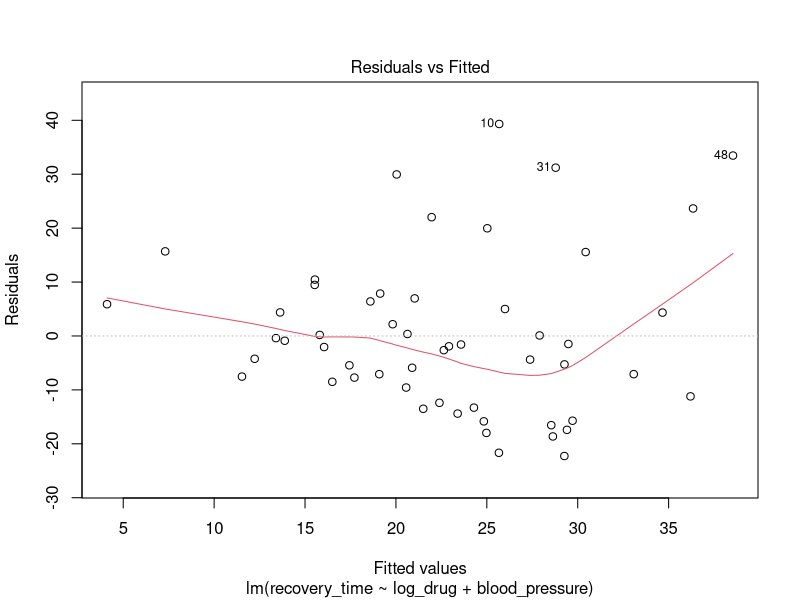
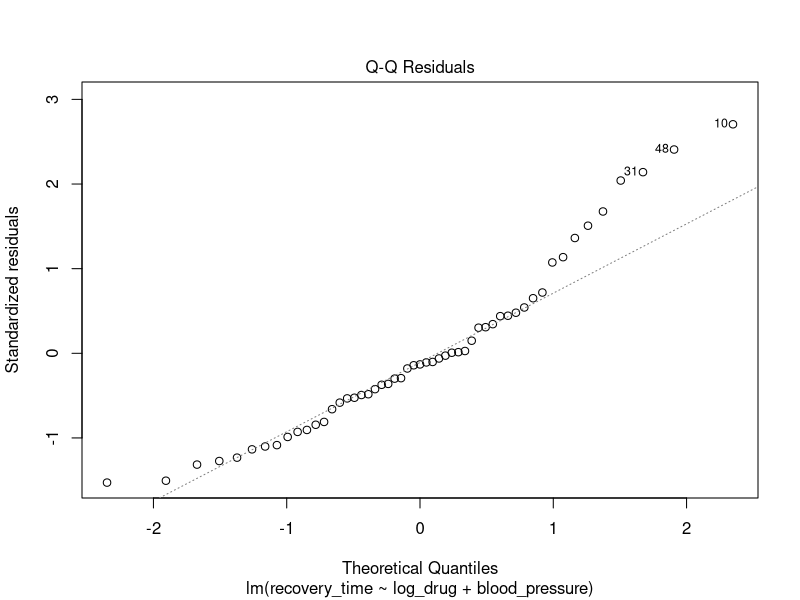
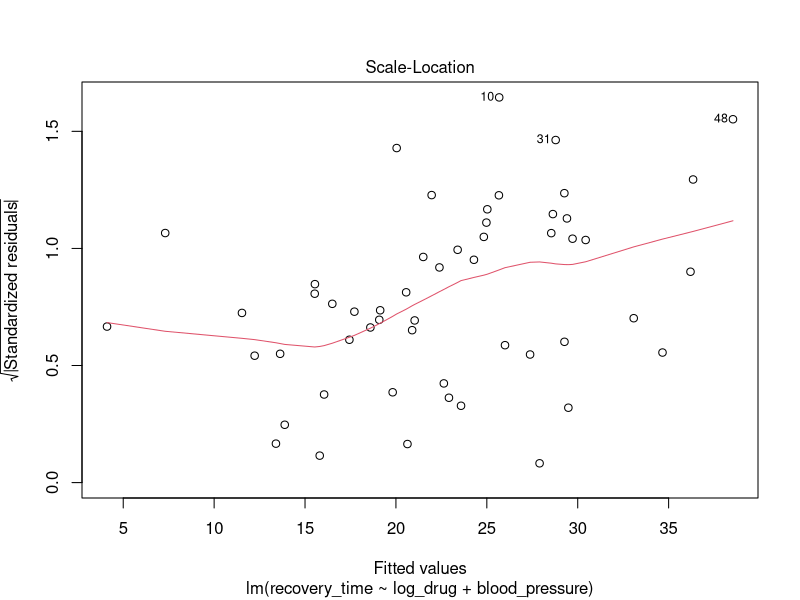
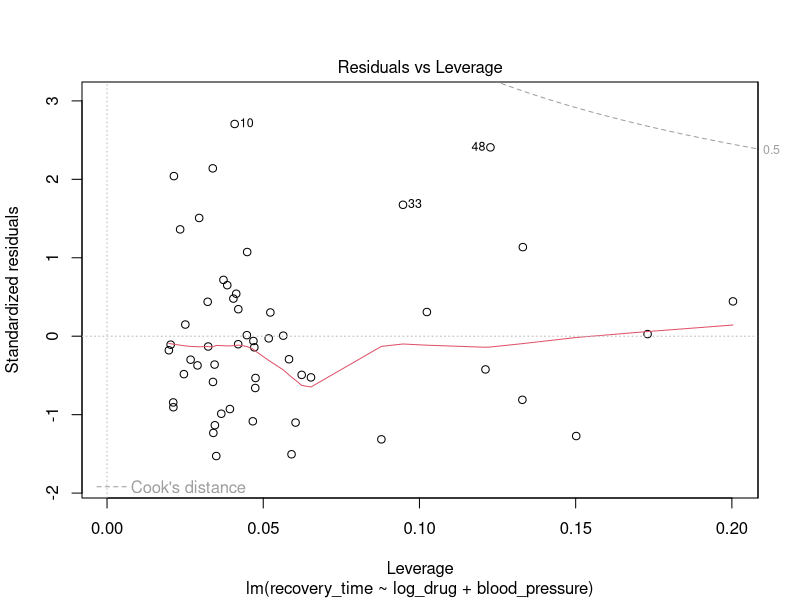
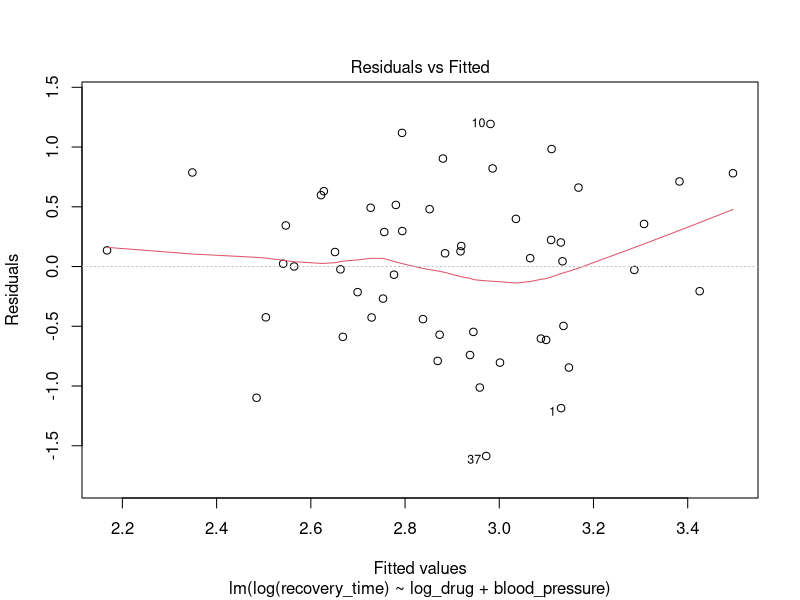
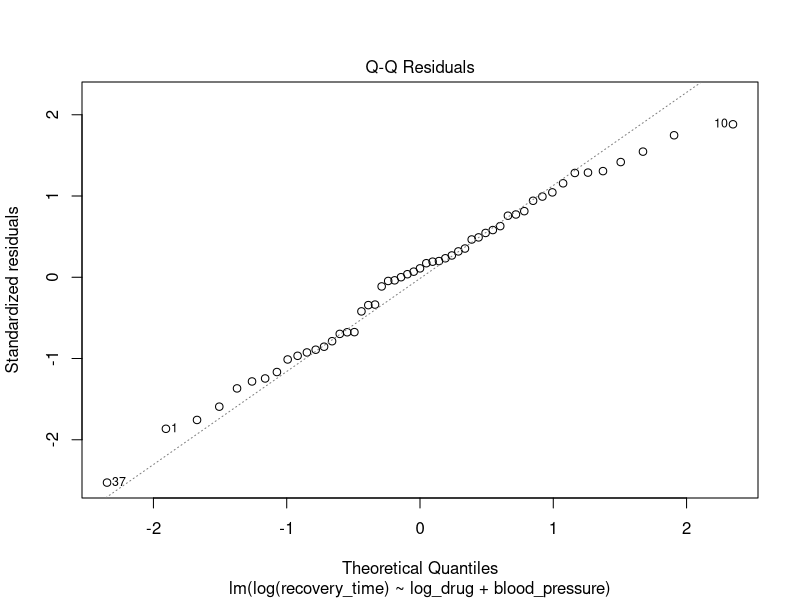
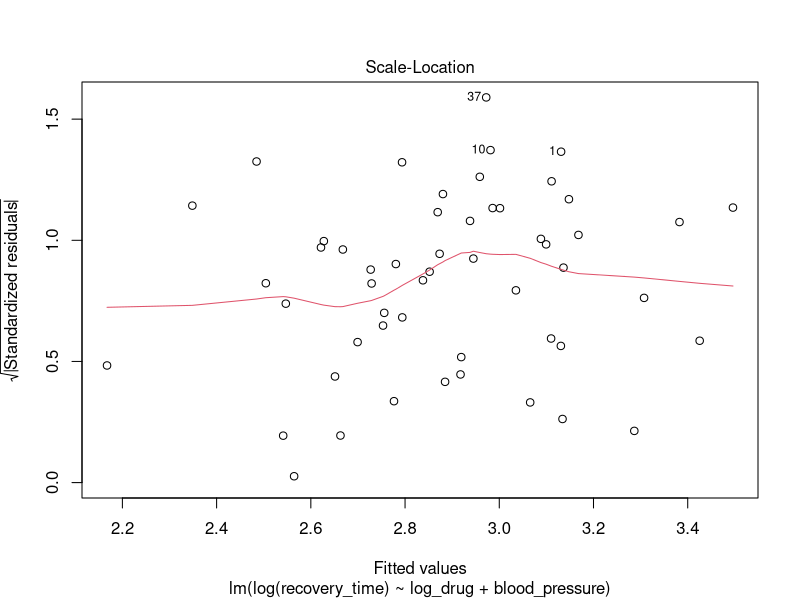
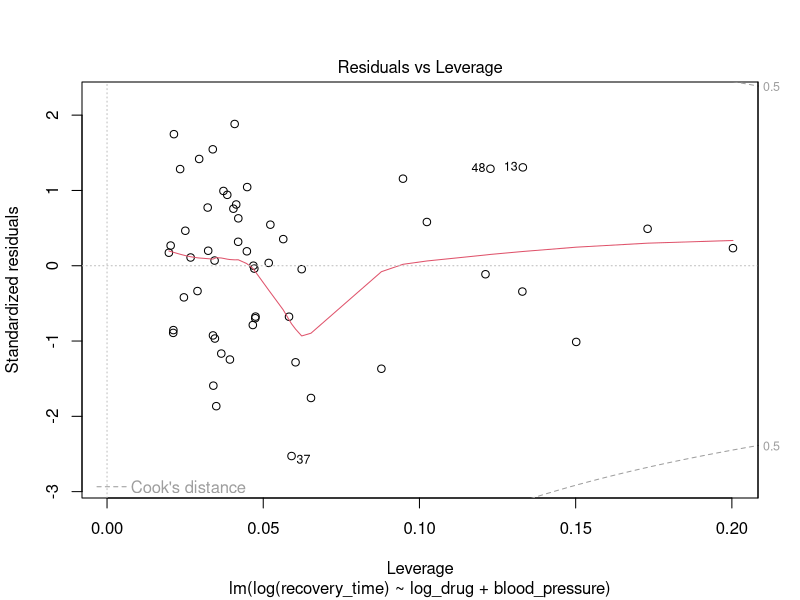

Recreate these plots in R, in order.
#***********************************
#* Blood Pressure Data Analysis    *
#***********************************

Bloodpressure.dat  <- read.table("Bloodpressure.txt",header=T)


fit1 <- lm(recovery_time ~ log_drug + blood_pressure,Bloodpressure.dat)
summary(fit1)
plot(fit1)

fit2 <- lm(log(recovery_time) ~ log_drug + blood_pressure,Bloodpressure.dat)
summary(fit2)
plot(fit2)


set.seed(1)
index <- sample(53,40)
train <- Bloodpressure.dat[index, ]
test <- Bloodpressure.dat[-index,]
fit11 <- lm(recovery_time ~ log_drug + blood_pressure,train)
fit22 <- lm(log(recovery_time) ~ log_drug + blood_pressure,train)

summary(fit11)
summary(fit22)

pred11 <- predict(fit11,test,type= "response")
mse11 <- mean((test$recovery_time - pred11)^2)
sqrt(mse11)

pred22 <- exp(predict(fit22,test,type= "response"))
mse22 <- mean((test$recovery_time - pred22)^2)
sqrt(mse22)
#pred.dt <- data.frame(pre1 = pred11,pre2 = pred22,real = test$recovery_time)


hist(Bloodpressure.dat$recovery_time,xlab = "Recovery time",ylab = "Frequency")
hist(log(Bloodpressure.dat$recovery_time),xlab = "Log(Recovery time)",ylab = "Frequency")

newdata = data.frame(log_drug = 2.00,blood_pressure = 75)
intervalpred22 <- predict(fit2,newdata,interval = "predict")
intervalpred11 <- predict(fit1,newdata,interval = "predict")
